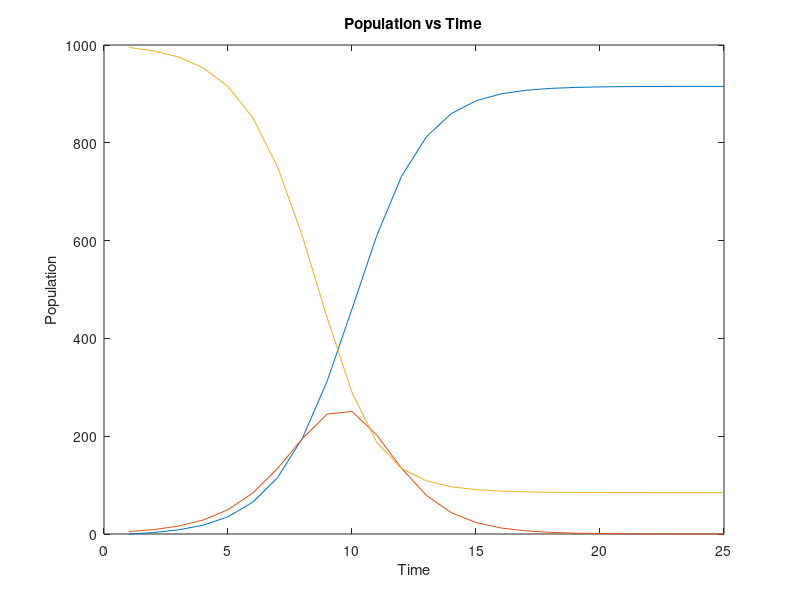

Write the MATLAB code that produced this figure.
% Liam Fruzyna
% MATH 4630
% HW 1 #2
% pg 50, example 5
clear all; close all
format compact

%% Input
N = 25;         % number of weeks
rr = 0.6;       % removal rate
a = 0.001407;   % disease rate
r(1) = 0;       % initial removed people
i(1) = 5;       % initial infected people
s(1) = 995;     % initial susceptible people

%% Calculation
for n = 1:(N-1)
    r(n+1) = r(n) + rr * i(n);
    i(n+1) = i(n) - rr * i(n) + a * i(n) * s(n);
    s(n+1) = s(n) - a * s(n) * i(n);
end
week = 1:N;

%% Output
week = 1:N;
plot(week, r)
xlabel('Time')
ylabel('Population')
title('Population vs Time')
hold on
plot(week, i)
plot(week, s)
